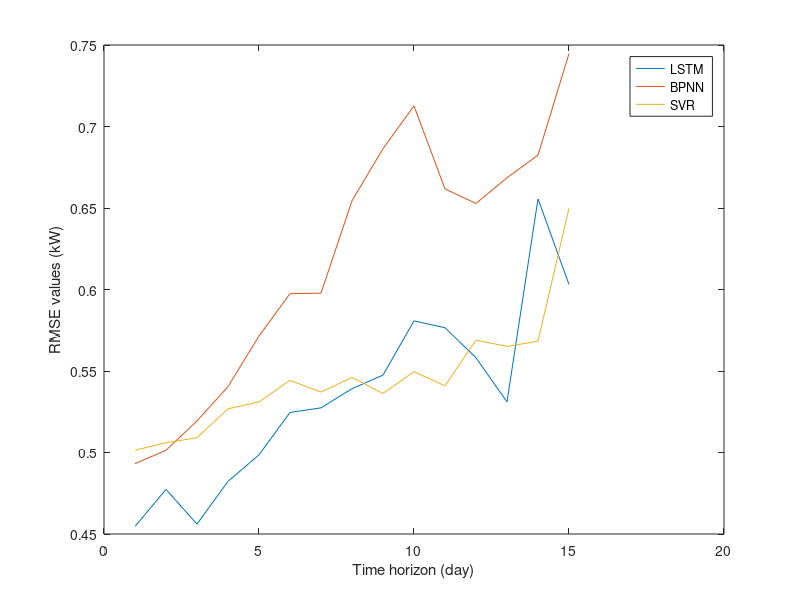

The MATLAB source for this figure:
clc;
clear;
close all;
lstm_rmse_15_day =[0.45461473898731314, 0.47735924640981053, 0.4560827373234954, 0.4822581550072762, 0.4985779417921634, 0.5245642136302979, 0.5274004305295666, 0.539150092706935, 0.5475158750941127, 0.5807536138569077, 0.5765590336806556, 0.5581373203963929, 0.5310359411378687, 0.6555804970095088, 0.6030889193954494];
bp_rmse_15_day=[0.493153337105784,0.501372473367820,0.519372038720974,0.540405715401489,0.571460926283727,0.597452438445692,0.597770194594130,0.654444208727978,0.686377071625072,0.712666468119539,0.661697118554862,0.652804956011053,0.668532079986946,0.682435990651327,0.744734371703233]
svr_rmse_15_day=[0.501397660416953,0.505976367040730,0.509068387579665,0.526793573440962,0.531029310064110,0.544272849291868,0.537049615899316,0.546041084413389,0.536243405304548,0.549566096026307,0.540910780192318,0.568953013221583,0.565078728082234,0.568306586774123,0.649866515803371];
figure;
x=1:15;
plot(x,lstm_rmse_15_day);
hold on;
plot(x,bp_rmse_15_day);
hold on;
plot(x,svr_rmse_15_day);
legend('LSTM','BPNN','SVR');
xlabel("Time horizon (day)");
ylabel('RMSE values (kW)');
lstm_mean=mean(lstm_rmse_15_day,2);
bpnn_mean=mean(bp_rmse_15_day,2);
svm_mean=mean(svr_rmse_15_day,2);